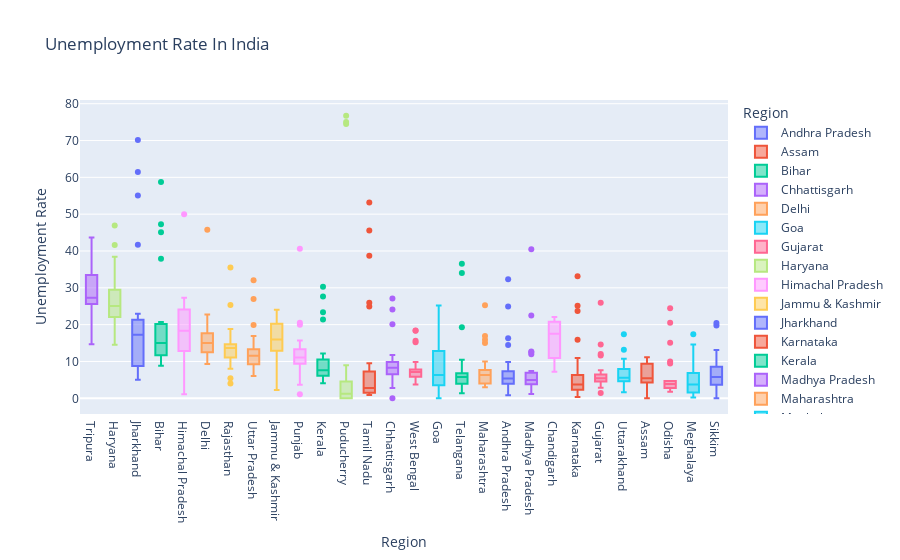

Write notebook code for a chart like this one.
### Code cell
box.update_layout(xaxis={'categoryorder':'total descending'})
box.update_yaxes(title="Unemployment Rate")
box.show()

### Figure 1 — Plotly figure (JSON) as saved in the notebook; plotly's stock layout.template omitted (floating-point values rounded to 4 significant figures)
{"data": [{"alignmentgroup": "True", "hovertemplate": "Region=%{x}<br>Output=%{y}<extra></extra>", "legendgroup": "Andhra Pradesh", "marker": {"color": "#636efa"}, "name": "Andhra Pradesh", "notched": false, "offsetgroup": "Andhra Pradesh", "orientation": "v", "showlegend": true, "type": "box", "x": ["Andhra Pradesh", "Andhra Pradesh", "Andhra Pradesh", "Andhra Pradesh", "Andhra Pradesh", "Andhra Pradesh", "Andhra Pradesh", "Andhra Pradesh", "Andhra Pradesh", "Andhra Pradesh", "Andhra Pradesh", "Andhra Pradesh", "Andhra Pradesh", "Andhra Pradesh", "Andhra Pradesh", "Andhra Pradesh", "Andhra Pradesh", "Andhra Pradesh", "Andhra Pradesh", "Andhra Pradesh", "Andhra Pradesh", "Andhra Pradesh", "Andhra Pradesh", "Andhra Pradesh", "Andhra Pradesh", "Andhra Pradesh", "Andhra Pradesh", "Andhra Pradesh"], "x0": " ", "xaxis": "x", "y": [3.65, 3.05, 3.75, 3.32, 5.17, 3.52, 4.12, 4.38, 4.84, 5.91, 4.06, 16.29, 14.46, 0.85, 6.09, 3.8, 5.64, 4.61, 6.01, 4.7, 7.54, 7.88, 7.11, 5.66, 9.88, 32.3, 24.91, 5.86], "y0": " ", "yaxis": "y"}, {"alignmentgroup": "True", "hovertemplate": "Region=%{x}<br>Output=%{y}<extra></extra>", "legendgroup": "Assam", "marker": {"color": "#EF553B"}, "name": "Assam", "notched": false, "offsetgroup": "Assam", "orientation": "v", "showlegend": true, "type": "box", "x": ["Assam", "Assam", "Assam", "Assam", "Assam", "Assam", "Assam", "Assam", "Assam", "Assam", "Assam", "Assam", "Assam", "Assam", "Assam", "Assam", "Assam", "Assam", "Assam", "Assam", "Assam", "Assam", "Assam", "Assam", "Assam", "Assam"], "x0": " ", "xaxis": "x", "y": [4.29, 5.08, 4.26, 5.79, 4.46, 4.65, 4.66, 4.29, 3.26, 3.77, 9.38, 0, 7.87, 9.89, 3.21, 10.39, 9.26, 11.17, 6.31, 5.02, 7.24, 9.98, 10.34, 8.37, 10.77, 3.42], "y0": " ", "yaxis": "y"}, {"alignmentgroup": "True", "hovertemplate": "Region=%{x}<br>Output=%{y}<extra></extra>", "legendgroup": "Bihar", "marker": {"color": "#00cc96"}, "name": "Bihar", "notched": false, "offsetgroup": "Bihar", "orientation": "v", "showlegend": true, "type": "box", "x": ["Bihar", "Bihar", "Bihar", "Bihar", "Bihar", "Bihar", "Bihar", "Bihar", "Bihar", "Bihar", "Bihar", "Bihar", "Bihar", "Bihar", "Bihar", "Bihar", "Bihar", "Bihar", "Bihar", "Bihar", "Bihar", "Bihar", "Bihar", "Bihar", "Bihar", "Bihar", "Bihar", "Bihar"], "x0": " ", "xaxis": "x", "y": [9.27, 10.2, 13.44, 11, 8.87, 12.47, 12.4, 10.16, 9.13, 9.61, 15.39, 45.09, 47.26, 20.49, 19.9, 13.29, 16.41, 17.66, 20.46, 14.06, 17.62, 14.91, 20.69, 15.11, 15.73, 58.77, 37.87, 12.45], "y0": " ", "yaxis": "y"}, {"alignmentgroup": "True", "hovertemplate": "Region=%{x}<br>Output=%{y}<extra></extra>", "legendgroup": "Chhattisgarh", "marker": {"color": "#ab63fa"}, "name": "Chhattisgarh", "notched": false, "offsetgroup": "Chhattisgarh", "orientation": "v", "showlegend": true, "type": "box", "x": ["Chhattisgarh", "Chhattisgarh", "Chhattisgarh", "Chhattisgarh", "Chhattisgarh", "Chhattisgarh", "Chhattisgarh", "Chhattisgarh", "Chhattisgarh", "Chhattisgarh", "Chhattisgarh", "Chhattisgarh", "Chhattisgarh", "Chhattisgarh", "Chhattisgarh", "Chhattisgarh", "Chhattisgarh", "Chhattisgarh", "Chhattisgarh", "Chhattisgarh", "Chhattisgarh", "Chhattisgarh", "Chhattisgarh", "Chhattisgarh", "Chhattisgarh", "Chhattisgarh", "Chhattisgarh", "Chhattisgarh"], "x0": " ", "xaxis": "x", "y": [9.82, 6.76, 4.54, 4.64, 8.33, 6.96, 2.77, 6.11, 9.89, 7.89, 7.31, 0, 7.64, 10.14, 9.77, 11.77, 8.17, 6.29, 9.46, 10.27, 8.32, 3.57, 9.01, 9.79, 8.21, 20.13, 24.1, 27.07], "y0": " ", "yaxis": "y"}, {"alignmentgroup": "True", "hovertemplate": "Region=%{x}<br>Output=%{y}<extra></extra>", "legendgroup": "Delhi", "marker": {"color": "#FFA15A"}, "name": "Delhi", "notched": false, "offsetgroup": "Delhi", "orientation": "v", "showlegend": true, "type": "box", "x": ["Delhi", "Delhi", "Delhi", "Delhi", "Delhi", "Delhi", "Delhi", "Delhi", "Delhi", "Delhi", "Delhi", "Delhi", "Delhi", "Delhi", "Delhi", "Delhi", "Delhi", "Delhi", "Delhi", "Delhi", "Delhi", "Delhi", "Delhi", "Delhi", "Delhi", "Delhi", "Delhi", "Delhi"], "x0": " ", "xaxis": "x", "y": [12.56, 9.33, 11.07, 17.18, 12.5, 15.84, 11.11, 16.97, 13.48, 13.81, 15.18, 20.69, 22.76, 21.14, 12.31, 12.76, 14.68, 13.52, 20.59, 12.41, 16.11, 11.07, 22.45, 14.86, 17.09, 16.51, 45.78, 18.11], "y0": " ", "yaxis": "y"}, {"alignmentgroup": "True", "hovertemplate": "Region=%{x}<br>Output=%{y}<extra></extra>", "legendgroup": "Goa", "marker": {"color": "#19d3f3"}, "name": "Goa", "notched": false, "offsetgroup": "Goa", "orientation": "v", "showlegend": true, "type": "box", "x": ["Goa", "Goa", "Goa", "Goa", "Goa", "Goa", "Goa", "Goa", "Goa", "Goa", "Goa", "Goa", "Goa", "Goa", "Goa", "Goa", "Goa", "Goa", "Goa", "Goa", "Goa", "Goa", "Goa", "Goa"], "x0": " ", "xaxis": "x", "y": [2.91, 5.45, 10.98, 1.98, 3.61, 7.21, 23.71, 3.54, 5.38, 0, 15.91, 20, 2.75, 13.33, 12.28, 4.9, 3.16, 12.31, 25.2, 16.22, 10.92, 4.31, 4.76, 11.76], "y0": " ", "yaxis": "y"}, {"alignmentgroup": "True", "hovertemplate": "Region=%{x}<br>Output=%{y}<extra></extra>", "legendgroup": "Gujarat", "marker": {"color": "#FF6692"}, "name": "Gujarat", "notched": false, "offsetgroup": "Gujarat", "orientation": "v", "showlegend": true, "type": "box", "x": ["Gujarat", "Gujarat", "Gujarat", "Gujarat", "Gujarat", "Gujarat", "Gujarat", "Gujarat", "Gujarat", "Gujarat", "Gujarat", "Gujarat", "Gujarat", "Gujarat", "Gujarat", "Gujarat", "Gujarat", "Gujarat", "Gujarat", "Gujarat", "Gujarat", "Gujarat", "Gujarat", "Gujarat", "Gujarat", "Gujarat", "Gujarat", "Gujarat"], "x0": " ", "xaxis": "x", "y": [2.88, 4.77, 4.58, 3.7, 6.29, 4.91, 4.68, 3.46, 5.35, 6.64, 7.59, 12, 14.58, 1.41, 4.09, 6.31, 5.15, 4.2, 5.96, 5.45, 7.53, 5.71, 5.82, 6.04, 5.39, 25.94, 11.62, 4.54], "y0": " ", "yaxis": "y"}, {"alignmentgroup": "True", "hovertemplate": "Region=%{x}<br>Output=%{y}<extra></extra>", "legendgroup": "Haryana", "marker": {"color": "#B6E880"}, "name": "Haryana", "notched": false, "offsetgroup": "Haryana", "orientation": "v", "showlegend": true, "type": "box", "x": ["Haryana", "Haryana", "Haryana", "Haryana", "Haryana", "Haryana", "Haryana", "Haryana", "Haryana", "Haryana", "Haryana", "Haryana", "Haryana", "Haryana", "Haryana", "Haryana", "Haryana", "Haryana", "Haryana", "Haryana", "Haryana", "Haryana", "Haryana", "Haryana", "Haryana", "Haryana", "Haryana", "Haryana"], "x0": " ", "xaxis": "x", "y": [14.54, 23.08, 16.22, 30.94, 16.36, 24.17, 16.59, 29.56, 16.21, 27.19, 23.92, 41.61, 34.22, 35.57, 24.67, 20.42, 25.45, 24.19, 26.84, 21.04, 27.06, 23.65, 27.24, 23.29, 27.14, 46.89, 38.46, 29.41], "y0": " ", "yaxis": "y"}, {"alignmentgroup": "True", "hovertemplate": "Region=%{x}<br>Output=%{y}<extra></extra>", "legendgroup": "Himachal Pradesh", "marker": {"color": "#FF97FF"}, "name": "Himachal Pradesh", "notched": false, "offsetgroup": "Himachal Pradesh", "orientation": "v", "showlegend": true, "type": "box", "x": ["Himachal Pradesh", "Himachal Pradesh", "Himachal Pradesh", "Himachal Pradesh", "Himachal Pradesh", "Himachal Pradesh", "Himachal Pradesh", "Himachal Pradesh", "Himachal Pradesh", "Himachal Pradesh", "Himachal Pradesh", "Himachal Pradesh", "Himachal Pradesh", "Himachal Pradesh", "Himachal Pradesh", "Himachal Pradesh", "Himachal Pradesh", "Himachal Pradesh", "Himachal Pradesh", "Himachal Pradesh", "Himachal Pradesh", "Himachal Pradesh", "Himachal Pradesh", "Himachal Pradesh", "Himachal Pradesh", "Himachal Pradesh", "Himachal Pradesh", "Himachal Pradesh"], "x0": " ", "xaxis": "x", "y": [13.68, 11.43, 20.59, 18.56, 15.98, 15.81, 22.86, 19.46, 16.67, 15.42, 17.71, 2.13, 25.64, 1.12, 10.88, 21.43, 21.51, 24.48, 12, 23.77, 27.27, 25.32, 18.15, 27.31, 26.44, 2.7, 50, 10.81], "y0": " ", "yaxis": "y"}, {"alignmentgroup": "True", "hovertemplate": "Region=%{x}<br>Output=%{y}<extra></extra>", "legendgroup": "Jammu & Kashmir", "marker": {"color": "#FECB52"}, "name": "Jammu & Kashmir", "notched": false, "offsetgroup": "Jammu & Kashmir", "orientation": "v", "showlegend": true, "type": "box", "x": ["Jammu & Kashmir", "Jammu & Kashmir", "Jammu & Kashmir", "Jammu & Kashmir", "Jammu & Kashmir", "Jammu & Kashmir", "Jammu & Kashmir", "Jammu & Kashmir", "Jammu & Kashmir", "Jammu & Kashmir", "Jammu & Kashmir", "Jammu & Kashmir", "Jammu & Kashmir", "Jammu & Kashmir", "Jammu & Kashmir", "Jammu & Kashmir", "Jammu & Kashmir", "Jammu & Kashmir", "Jammu & Kashmir", "Jammu & Kashmir", "Jammu & Kashmir"], "x0": " ", "xaxis": "x", "y": [12.78, 12.09, 13.67, 11.32, 19.27, 14.73, 22.19, 21.23, 16, 2.22, 18.97, 23.04, 19.88, 21.55, 24.06, 14.29, 7.02, 18.54, 19.86, 14.29, 12.96], "y0": " ", "yaxis": "y"}, {"alignmentgroup": "True", "hovertemplate": "Region=%{x}<br>Output=%{y}<extra></extra>", "legendgroup": "Jharkhand", "marker": {"color": "#636efa"}, "name": "Jharkhand", "notched": false, "offsetgroup": "Jharkhand", "orientation": "v", "showlegend": true, "type": "box", "x": ["Jharkhand", "Jharkhand", "Jharkhand", "Jharkhand", "Jharkhand", "Jharkhand", "Jharkhand", "Jharkhand", "Jharkhand", "Jharkhand", "Jharkhand", "Jharkhand", "Jharkhand", "Jharkhand", "Jharkhand", "Jharkhand", "Jharkhand", "Jharkhand", "Jharkhand", "Jharkhand", "Jharkhand", "Jharkhand", "Jharkhand", "Jharkhand", "Jharkhand", "Jharkhand", "Jharkhand", "Jharkhand"], "x0": " ", "xaxis": "x", "y": [7.11, 8.46, 9.98, 12.06, 7.12, 6.57, 8.07, 15.15, 6.16, 9.06, 5.01, 41.72, 55.1, 21.53, 17.23, 20.51, 15.67, 20.25, 21.16, 19.05, 17.34, 22.01, 22.96, 19.67, 16.4, 61.48, 70.17, 19.38], "y0": " ", "yaxis": "y"}, {"alignmentgroup": "True", "hovertemplate": "Region=%{x}<br>Output=%{y}<extra></extra>", "legendgroup": "Karnataka", "marker": {"color": "#EF553B"}, "name": "Karnataka", "notched": false, "offsetgroup": "Karnataka", "orientation": "v", "showlegend": true, "type": "box", "x": ["Karnataka", "Karnataka", "Karnataka", "Karnataka", "Karnataka", "Karnataka", "Karnataka", "Karnataka", "Karnataka", "Karnataka", "Karnataka", "Karnataka", "Karnataka", "Karnataka", "Karnataka", "Karnataka", "Karnataka", "Karnataka", "Karnataka", "Karnataka", "Karnataka", "Karnataka", "Karnataka", "Karnataka", "Karnataka", "Karnataka", "Karnataka", "Karnataka"], "x0": " ", "xaxis": "x", "y": [5.46, 5.98, 0.52, 0.37, 3.2, 7.13, 1.19, 0.41, 2.57, 4.11, 2.39, 33.17, 23.72, 10.92, 6.56, 5, 2.29, 1.27, 3.57, 3.87, 3.44, 1.56, 3.31, 2.88, 4.92, 25.12, 15.88, 6.12], "y0": " ", "yaxis": "y"}, {"alignmentgroup": "True", "hovertemplate": "Region=%{x}<br>Output=%{y}<extra></extra>", "legendgroup": "Kerala", "marker": {"color": "#00cc96"}, "name": "Kerala", "notched": false, "offsetgroup": "Kerala", "orientation": "v", "showlegend": true, "type": "box", "x": ["Kerala", "Kerala", "Kerala", "Kerala", "Kerala", "Kerala", "Kerala", "Kerala", "Kerala", "Kerala", "Kerala", "Kerala", "Kerala", "Kerala", "Kerala", "Kerala", "Kerala", "Kerala", "Kerala", "Kerala", "Kerala", "Kerala", "Kerala", "Kerala", "Kerala", "Kerala", "Kerala", "Kerala"], "x0": " ", "xaxis": "x", "y": [6.63, 9, 4.95, 10.32, 5.35, 9.14, 5, 10.77, 4.11, 8.91, 8.85, 10.71, 23.38, 27.66, 6.11, 6.67, 7.58, 7.69, 5.52, 5.35, 6.71, 7.31, 6.65, 6.08, 9.14, 21.43, 30.28, 12.17], "y0": " ", "yaxis": "y"}, {"alignmentgroup": "True", "hovertemplate": "Region=%{x}<br>Output=%{y}<extra></extra>", "legendgroup": "Madhya Pradesh", "marker": {"color": "#ab63fa"}, "name": "Madhya Pradesh", "notched": false, "offsetgroup": "Madhya Pradesh", "orientation": "v", "showlegend": true, "type": "box", "x": ["Madhya Pradesh", "Madhya Pradesh", "Madhya Pradesh", "Madhya Pradesh", "Madhya Pradesh", "Madhya Pradesh", "Madhya Pradesh", "Madhya Pradesh", "Madhya Pradesh", "Madhya Pradesh", "Madhya Pradesh", "Madhya Pradesh", "Madhya Pradesh", "Madhya Pradesh", "Madhya Pradesh", "Madhya Pradesh", "Madhya Pradesh", "Madhya Pradesh", "Madhya Pradesh", "Madhya Pradesh", "Madhya Pradesh", "Madhya Pradesh", "Madhya Pradesh", "Madhya Pradesh", "Madhya Pradesh", "Madhya Pradesh", "Madhya Pradesh", "Madhya Pradesh"], "x0": " ", "xaxis": "x", "y": [3.63, 4.25, 3.92, 4.94, 3.08, 2.98, 2.72, 2.94, 3.66, 4.42, 1.19, 12.5, 22.46, 6.46, 3.91, 6.38, 7.38, 6.82, 7, 4.4, 6.06, 6.2, 5.17, 4.96, 4.8, 11.94, 40.49, 12.72], "y0": " ", "yaxis": "y"}, {"alignmentgroup": "True", "hovertemplate": "Region=%{x}<br>Output=%{y}<extra></extra>", "legendgroup": "Maharashtra", "marker": {"color": "#FFA15A"}, "name": "Maharashtra", "notched": false, "offsetgroup": "Maharashtra", "orientation": "v", "showlegend": true, "type": "box", "x": ["Maharashtra", "Maharashtra", "Maharashtra", "Maharashtra", "Maharashtra", "Maharashtra", "Maharashtra", "Maharashtra", "Maharashtra", "Maharashtra", "Maharashtra", "Maharashtra", "Maharashtra", "Maharashtra", "Maharashtra", "Maharashtra", "Maharashtra", "Maharashtra", "Maharashtra", "Maharashtra", "Maharashtra", "Maharashtra", "Maharashtra", "Maharashtra", "Maharashtra", "Maharashtra", "Maharashtra", "Maharashtra"], "x0": " ", "xaxis": "x", "y": [3.67, 4.34, 3.66, 3.76, 4.4, 3.81, 3.68, 3.03, 3.8, 4.24, 5.38, 25.28, 16.89, 9.4, 6.08, 6.46, 6.35, 7.57, 7.6, 7.51, 7.6, 7.83, 6.67, 5.34, 6.34, 14.99, 15.92, 10.01], "y0": " ", "yaxis": "y"}, {"alignmentgroup": "True", "hovertemplate": "Region=%{x}<br>Output=%{y}<extra></extra>", "legendgroup": "Meghalaya", "marker": {"color": "#19d3f3"}, "name": "Meghalaya", "notched": false, "offsetgroup": "Meghalaya", "orientation": "v", "showlegend": true, "type": "box", "x": ["Meghalaya", "Meghalaya", "Meghalaya", "Meghalaya", "Meghalaya", "Meghalaya", "Meghalaya", "Meghalaya", "Meghalaya", "Meghalaya", "Meghalaya", "Meghalaya", "Meghalaya", "Meghalaya", "Meghalaya", "Meghalaya", "Meghalaya", "Meghalaya", "Meghalaya", "Meghalaya", "Meghalaya", "Meghalaya", "Meghalaya", "Meghalaya", "Meghalaya", "Meghalaya", "Meghalaya"], "x0": " ", "xaxis": "x", "y": [3.16, 4.23, 1.03, 0.52, 0.24, 3.7, 1.5, 1.8, 0.97, 2.76, 1.28, 8.38, 3.73, 1.35, 8.4, 8.66, 4.43, 5.8, 5.3, 7.2, 3.02, 5.21, 4.76, 7.37, 2.8, 17.39, 14.58], "y0": " ", "yaxis": "y"}, {"alignmentgroup": "True", "hovertemplate": "Region=%{x}<br>Output=%{y}<extra></extra>", "legendgroup": "Odisha", "marker": {"color": "#FF6692"}, "name": "Odisha", "notched": false, "offsetgroup": "Odisha", "orientation": "v", "showlegend": true, "type": "box", "x": ["Odisha", "Odisha", "Odisha", "Odisha", "Odisha", "Odisha", "Odisha", "Odisha", "Odisha", "Odisha", "Odisha", "Odisha", "Odisha", "Odisha", "Odisha", "Odisha", "Odisha", "Odisha", "Odisha", "Odisha", "Odisha", "Odisha", "Odisha", "Odisha", "Odisha", "Odisha", "Odisha", "Odisha"], "x0": " ", "xaxis": "x", "y": [4.17, 4.71, 3.31, 3.68, 4.31, 4.28, 4.72, 4.67, 1.81, 3.31, 15.09, 24.48, 9.45, 4.59, 2.95, 2.63, 1.78, 3.5, 3.78, 4.5, 2.23, 3.36, 2.28, 2.19, 3.96, 20.5, 10, 2.18], "y0": " ", "yaxis": "y"}, {"alignmentgroup": "True", "hovertemplate": "Region=%{x}<br>Output=%{y}<extra></extra>", "legendgroup": "Puducherry", "marker": {"color": "#B6E880"}, "name": "Puducherry", "notched": false, "offsetgroup": "Puducherry", "orientation": "v", "showlegend": true, "type": "box", "x": ["Puducherry", "Puducherry", "Puducherry", "Puducherry", "Puducherry", "Puducherry", "Puducherry", "Puducherry", "Puducherry", "Puducherry", "Puducherry", "Puducherry", "Puducherry", "Puducherry", "Puducherry", "Puducherry", "Puducherry", "Puducherry", "Puducherry", "Puducherry", "Puducherry", "Puducherry", "Puducherry", "Puducherry", "Puducherry", "Puducherry"], "x0": " ", "xaxis": "x", "y": [0, 0, 0, 4.85, 0, 1.18, 0, 1.99, 0.58, 1.74, 2.31, 74.51, 1.25, 0, 0, 8.95, 1.22, 1.17, 1.37, 5.21, 0.57, 1.78, 0.62, 76.74, 75, 4.55], "y0": " ", "yaxis": "y"}, {"alignmentgroup": "True", "hovertemplate": "Region=%{x}<br>Output=%{y}<extra></extra>", "legendgroup": "Punjab", "marker": {"color": "#FF97FF"}, "name": "Punjab", "notched": false, "offsetgroup": "Punjab", "orientation": "v", "showlegend": true, "type": "box", "x": ["Punjab", "Punjab", "Punjab", "Punjab", "Punjab", "Punjab", "Punjab", "Punjab", "Punjab", "Punjab", "Punjab", "Punjab", "Punjab", "Punjab", "Punjab", "Punjab", "Punjab", "Punjab", "Punjab", "Punjab", "Punjab", "Punjab", "Punjab", "Punjab", "Punjab", "Punjab", "Punjab", "Punjab"], "x0": " ", "xaxis": "x", "y": [9.17, 12.21, 9.64, 6.69, 8.59, 12.56, 7.07, 6.13, 9.69, 10.41, 10.51, 3.69, 40.59, 20, 13.49, 13.17, 11.61, 11.99, 15.69, 13.75, 10.39, 11.97, 13.68, 11.99, 9.97, 1.13, 20.54, 10.55], "y0": " ", "yaxis": "y"}, {"alignmentgroup": "True", "hovertemplate": "Region=%{x}<br>Output=%{y}<extra></extra>", "legendgroup": "Rajasthan", "marker": {"color": "#FECB52"}, "name": "Rajasthan", "notched": false, "offsetgroup": "Rajasthan", "orientation": "v", "showlegend": true, "type": "box", "x": ["Rajasthan", "Rajasthan", "Rajasthan", "Rajasthan", "Rajasthan", "Rajasthan", "Rajasthan", "Rajasthan", "Rajasthan", "Rajasthan", "Rajasthan", "Rajasthan", "Rajasthan", "Rajasthan", "Rajasthan", "Rajasthan", "Rajasthan", "Rajasthan", "Rajasthan", "Rajasthan", "Rajasthan", "Rajasthan", "Rajasthan", "Rajasthan", "Rajasthan", "Rajasthan", "Rajasthan", "Rajasthan"], "x0": " ", "xaxis": "x", "y": [4.03, 13.7, 9.7, 12.5, 5.45, 14.66, 10.47, 13.96, 8, 14.48, 9.47, 12.25, 10.45, 13.86, 13.62, 14.36, 11.67, 14.71, 12.63, 13.02, 14.3, 18.04, 18.82, 17.02, 18.54, 35.53, 25.35, 13.04], "y0": " ", "yaxis": "y"}, {"alignmentgroup": "True", "hovertemplate": "Region=%{x}<br>Output=%{y}<extra></extra>", "legendgroup": "Sikkim", "marker": {"color": "#636efa"}, "name": "Sikkim", "notched": false, "offsetgroup": "Sikkim", "orientation": "v", "showlegend": true, "type": "box", "x": ["Sikkim", "Sikkim", "Sikkim", "Sikkim", "Sikkim", "Sikkim", "Sikkim", "Sikkim", "Sikkim", "Sikkim", "Sikkim", "Sikkim", "Sikkim", "Sikkim", "Sikkim", "Sikkim", "Sikkim"], "x0": " ", "xaxis": "x", "y": [5.48, 13.11, 1, 0, 5.81, 8.2, 7.76, 2.56, 4.82, 4.81, 9.68, 4.04, 7.37, 20.45, 5.77, 19.75, 2.63], "y0": " ", "yaxis": "y"}, {"alignmentgroup": "True", "hovertemplate": "Region=%{x}<br>Output=%{y}<extra></extra>", "legendgroup": "Tamil Nadu", "marker": {"color": "#EF553B"}, "name": "Tamil Nadu", "notched": false, "offsetgroup": "Tamil Nadu", "orientation": "v", "showlegend": true, "type": "box", "x": ["Tamil Nadu", "Tamil Nadu", "Tamil Nadu", "Tamil Nadu", "Tamil Nadu", "Tamil Nadu", "Tamil Nadu", "Tamil Nadu", "Tamil Nadu", "Tamil Nadu", "Tamil Nadu", "Tamil Nadu", "Tamil Nadu", "Tamil Nadu", "Tamil Nadu", "Tamil Nadu", "Tamil Nadu", "Tamil Nadu", "Tamil Nadu", "Tamil Nadu", "Tamil Nadu", "Tamil Nadu", "Tamil Nadu", "Tamil Nadu", "Tamil Nadu", "Tamil Nadu", "Tamil Nadu", "Tamil Nadu"], "x0": " ", "xaxis": "x", "y": [0.97, 0.92, 6.01, 2.91, 1.71, 1.46, 2.46, 3.73, 1.18, 1.17, 6.36, 53.19, 38.73, 2.06, 0.89, 1.56, 3.18, 9.53, 1.86, 1.13, 2.65, 8.05, 2.05, 3.31, 6.46, 45.55, 25.95, 24.93], "y0": " ", "yaxis": "y"}, {"alignmentgroup": "True", "hovertemplate": "Region=%{x}<br>Output=%{y}<extra></extra>", "legendgroup": "Telangana", "marker": {"color": "#00cc96"}, "name": "Telangana", "notched": false, "offsetgroup": "Telangana", "orientation": "v", "showlegend": true, "type": "box", "x": ["Telangana", "Telangana", "Telangana", "Telangana", "Telangana", "Telangana", "Telangana", "Telangana", "Telangana", "Telangana", "Telangana", "Telangana", "Telangana", "Telangana", "Telangana", "Telangana", "Telangana", "Telangana", "Telangana", "Telangana", "Telangana", "Telangana", "Telangana", "Telangana", "Telangana", "Telangana", "Telangana", "Telangana"], "x0": " ", "xaxis": "x", "y": [2.23, 5.92, 2.45, 1.4, 5.49, 7.29, 6.47, 1.35, 5.02, 9.02, 5.63, 4.51, 34.01, 19.3, 1.52, 1.43, 3.73, 4.19, 6.19, 6.74, 5.23, 4.22, 6.49, 6.74, 6.1, 10.5, 36.57, 6.92], "y0": " ", "yaxis": "y"}, {"alignmentgroup": "True", "hovertemplate": "Region=%{x}<br>Output=%{y}<extra></extra>", "legendgroup": "Tripura", "marker": {"color": "#ab63fa"}, "name": "Tripura", "notched": false, "offsetgroup": "Tripura", "orientation": "v", "showlegend": true, "type": "box", "x": ["Tripura", "Tripura", "Tripura", "Tripura", "Tripura", "Tripura", "Tripura", "Tripura", "Tripura", "Tripura", "Tripura", "Tripura", "Tripura", "Tripura", "Tripura", "Tripura", "Tripura", "Tripura", "Tripura", "Tripura", "Tripura", "Tripura", "Tripura", "Tripura", "Tripura", "Tripura", "Tripura", "Tripura"], "x0": " ", "xaxis": "x", "y": [29.25, 26.64, 22.47, 25.49, 30.23, 27.54, 25.25, 26.53, 31.91, 26.22, 31.61, 43.64, 14.71, 18.84, 34.69, 25.59, 25.81, 33.45, 33.57, 26.67, 27.15, 33.48, 34.37, 33.88, 25.69, 34.88, 16.78, 27.47], "y0": " ", "yaxis": "y"}, {"alignmentgroup": "True", "hovertemplate": "Region=%{x}<br>Output=%{y}<extra></extra>", "legendgroup": "Uttar Pradesh", "marker": {"color": "#FFA15A"}, "name": "Uttar Pradesh", "notched": false, "offsetgroup": "Uttar Pradesh", "orientation": "v", "showlegend": true, "type": "box", "x": ["Uttar Pradesh", "Uttar Pradesh", "Uttar Pradesh", "Uttar Pradesh", "Uttar Pradesh", "Uttar Pradesh", "Uttar Pradesh", "Uttar Pradesh", "Uttar Pradesh", "Uttar Pradesh", "Uttar Pradesh", "Uttar Pradesh", "Uttar Pradesh", "Uttar Pradesh", "Uttar Pradesh", "Uttar Pradesh", "Uttar Pradesh", "Uttar Pradesh", "Uttar Pradesh", "Uttar Pradesh", "Uttar Pradesh", "Uttar Pradesh", "Uttar Pradesh", "Uttar Pradesh", "Uttar Pradesh", "Uttar Pradesh", "Uttar Pradesh", "Uttar Pradesh"], "x0": " ", "xaxis": "x", "y": [10.26, 11.13, 9.19, 11.47, 6.45, 10.18, 6.94, 8.43, 6.06, 8.12, 9.37, 19.92, 16.89, 8.51, 14.4, 11.62, 11.8, 14.73, 13.58, 10.35, 11.31, 12.37, 12.34, 11.65, 12.32, 26.94, 32.06, 13.05], "y0": " ", "yaxis": "y"}, {"alignmentgroup": "True", "hovertemplate": "Region=%{x}<br>Output=%{y}<extra></extra>", "legendgroup": "Uttarakhand", "marker": {"color": "#19d3f3"}, "name": "Uttarakhand", "notched": false, "offsetgroup": "Uttarakhand", "orientation": "v", "showlegend": true, "type": "box", "x": ["Uttarakhand", "Uttarakhand", "Uttarakhand", "Uttarakhand", "Uttarakhand", "Uttarakhand", "Uttarakhand", "Uttarakhand", "Uttarakhand", "Uttarakhand", "Uttarakhand", "Uttarakhand", "Uttarakhand", "Uttarakhand", "Uttarakhand", "Uttarakhand", "Uttarakhand", "Uttarakhand", "Uttarakhand", "Uttarakhand", "Uttarakhand", "Uttarakhand", "Uttarakhand", "Uttarakhand", "Uttarakhand", "Uttarakhand", "Uttarakhand"], "x0": " ", "xaxis": "x", "y": [1.63, 4.65, 5.74, 6.11, 3.47, 4.83, 5.56, 4.52, 4.17, 4.85, 3.66, 3.57, 10.71, 9.17, 4.69, 6.94, 7.43, 9.62, 4.72, 6.34, 7.39, 8.92, 5.28, 8.15, 13.18, 17.36, 5.08], "y0": " ", "yaxis": "y"}, {"alignmentgroup": "True", "hovertemplate": "Region=%{x}<br>Output=%{y}<extra></extra>", "legendgroup": "West Bengal", "marker": {"color": "#FF6692"}, "name": "West Bengal", "notched": false, "offsetgroup": "West Bengal", "orientation": "v", "showlegend": true, "type": "box", "x": ["West Bengal", "West Bengal", "West Bengal", "West Bengal", "West Bengal", "West Bengal", "West Bengal", "West Bengal", "West Bengal", "West Bengal", "West Bengal", "West Bengal", "West Bengal", "West Bengal", "West Bengal", "West Bengal", "West Bengal", "West Bengal", "West Bengal", "West Bengal", "West Bengal", "West Bengal", "West Bengal", "West Bengal", "West Bengal", "West Bengal", "West Bengal", "West Bengal"], "x0": " ", "xaxis": "x", "y": [6.02, 5.85, 5.62, 5.58, 5.26, 6.78, 5.83, 5.79, 6.79, 3.78, 7.02, 18.32, 18.43, 4.94, 7.25, 7.38, 7.91, 7.27, 7.79, 7.83, 6.61, 7.24, 7.27, 7.55, 6.67, 15.63, 15.22, 9.86], "y0": " ", "yaxis": "y"}, {"alignmentgroup": "True", "hovertemplate": "Region=%{x}<br>Output=%{y}<extra></extra>", "legendgroup": "Chandigarh", "marker": {"color": "#FF97FF"}, "name": "Chandigarh", "notched": false, "offsetgroup": "Chandigarh", "orientation": "v", "showlegend": true, "type": "box", "x": ["Chandigarh", "Chandigarh", "Chandigarh", "Chandigarh", "Chandigarh", "Chandigarh", "Chandigarh", "Chandigarh", "Chandigarh", "Chandigarh", "Chandigarh", "Chandigarh"], "x0": " ", "xaxis": "x", "y": [18.35, 12.4, 21.8, 9.52, 20.14, 13.99, 22.05, 8.33, 20, 16.67, 21.43, 7.22], "y0": " ", "yaxis": "y"}], "layout": {"boxmode": "overlay", "legend": {"title": {"text": "Region"}, "tracegroupgap": 0}, "title": {"text": "Unemployment Rate In India"}, "xaxis": {"anchor": "y", "categoryarray": ["Andhra Pradesh", "Assam", "Bihar", "Chhattisgarh", "Delhi", "Goa", "Gujarat", "Haryana", "Himachal Pradesh", "Jammu & Kashmir", "Jharkhand", "Karnataka", "Kerala", "Madhya Pradesh", "Maharashtra", "Meghalaya", "Odisha", "Puducherry", "Punjab", "Rajasthan", "Sikkim", "Tamil Nadu", "Telangana", "Tripura", "Uttar Pradesh", "Uttarakhand", "West Bengal", null, "Chandigarh"], "categoryorder": "total descending", "domain": [0, 1], "title": {"text": "Region"}}, "yaxis": {"anchor": "x", "domain": [0, 1], "title": {"text": "Unemployment Rate"}}}}
